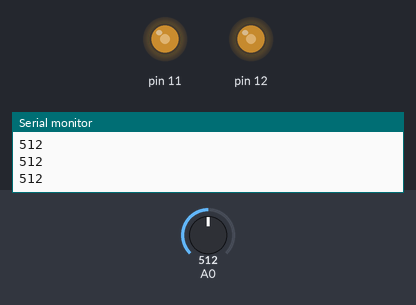
A sketch run on a simulated Arduino Mega 2560, built with avr-gcc and run on an emulated ATmega2560. Parts: output pins drawn as LEDs (lit = HIGH), the last lines printed to the serial monitor. The test bench sets the inputs (shaded band); at power-on: A0 = 512.

Above: at 1.8 s.
1.9 s: A0 set to 716
At 2.6 s:
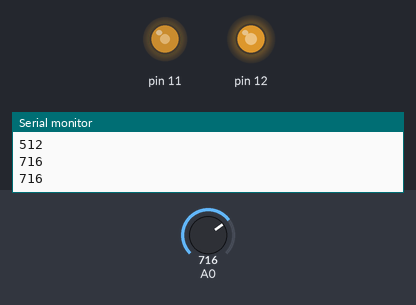
3.5 s: A0 set to 900
At 3.8 s:
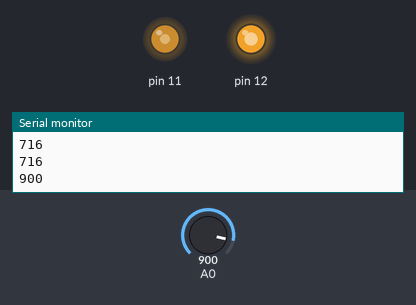
5.0 s: A0 set to 122
At 6.2 s:
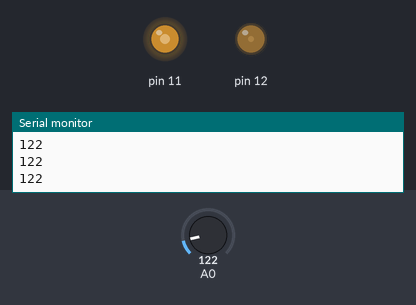
6.5 s: A0 set to 0
At 7.3 s:
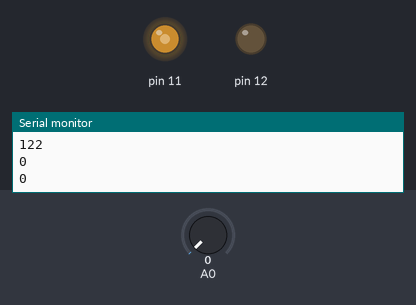
Timing chart, 0 to 9.0 s (numbered marks = the images above; inputs shaded):
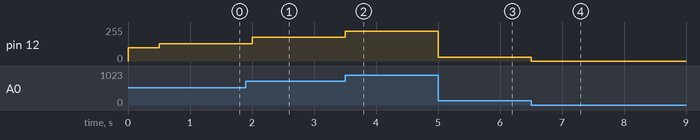

The sketch:

roboteq_sdc2160_analoginput.ino
```cpp
// Tennessee Technological University
// Tristan Hill - Jan 12, 2016 , updated May 05, 2020

// This is an example using the Roboteq SDC2160 Brushed DC Motor Controller with the MEGA2560.

// An analog voltage from a potentiometer is converted to a 10 bit value with ADC.
// The value is copied directly to a PWM duty value and the PWM
// signal is output directly to the analog input (0-5v) on the SDC2160 motor controller.
// This is very crude but it works suprisingly well.

int val;
void setup() {
  // put your setup code here, to run once:

  // setup serial monitior
  Serial.begin(9600);          //  setup serial
  while (!Serial);
  Serial.println("Hello World Setup!");

  // PWM OUTPUT
  // Set up timer to toggle OC1A (PB5, pin11) on match of OCR1A in Fast PWM mode
  // also add  OC1B (PB6, pin12) on match of OCR1B in Fast PWM mode

  // 10 bit fast pwm mode, normal port operation
  // TCCR1A |= B10000011;
  //TCCR1A |= (1<<COM1A1) | (1<<WGM11) | (1<<WGM10);
  TCCR1A |= (1<<COM1A1) | (1<<WGM11) | (1<<WGM10) | (1<<COM1B1);
  // set up timer with prescaler and Fast 10 bit PWM mode (mode 7, bits WGM13:0)
  // I cant figure out why i hvae to turn OFF the bits in CS0:2 (TWH)

  // prescale 1 (none)
  TCCR1B |= (1<<WGM12)  | (1<<CS10);                //CS12:0=001 -> 15.63 kHz
  TCCR1B &= ~(1<<CS11) & ~(1<<CS12);

  // prescale 8
  //TCCR1B |= (1<<WGM12)  | (1<<CS11) ;               //CS12:0=010 -> 1.95 kHz
  //TCCR1B &= ~(1<<CS10) & ~(1<<CS12);

  // prescale 64
  //TCCR1B |= (1<<WGM12)  | (1<<CS11) | (1<<CS10);    //CS12:0=011 -> 244.1 Hz
  //TCCR1B &= ~(1<<CS12);

  // prescale 256
  //TCCR1B |= (1<<WGM12)  | (1<<CS12);                //CS12:0=100 -> 61.0 Hz
  //TCCR1B &= ~(1<<CS10) & ~(1<<CS11);

  // prescale 1024
  //TCCR1B |= (1<<WGM12)  | (1<<CS12) | (1<<CS10);      //CS12:0=101 -> 15.3 Hz
  //TCCR1B &= ~(1<<CS11);

  // Set compare value to 1Hz at 16MHz AVR clock ???
  // whenever a match occurs OC1A toggles
  OCR1A = 555 ; // this values controls the duty cycle, duty(%)=OCR1A/255*100
  OCR1B = 400 ; // 0-300 is reverse       // I am running a PWM -> Analog Input directly
                // 300-400 is the center  // the deadband is adjustable in Roborun (roboteq)
                // 400-700 is forward    // these are very approximate
                // past that is dead for some reason

  //DDRB |= B00100000; // PB5 (pin 11 on mega) as output
  DDRB |= (1<<PB5) | (1<<PB6); //data direction register

  // setup analog to digital converter
  ADMUX |= B01100000;
  // Set ADC reference to AVREF (bit7-6,REFS1-0)
  // Left adjust ADC result to allow easy 8 bit reading (bit5,ADLAR)
  // Use AC0 (bit4-0,MUX4-0)

  ADCSRA |= B10000111;
  // Enable ADC (bit7,ADEN)
  // Start A2D Conversions (bit6,ADSC)
  // Dont Enable auto trigger (bit5,ADATE)
  // Clear Interrupt Flag (bit4,ADIF)
  // Enable Interrupts (bit3,ADIE)
  // Set ADC prescalar to 128 - 125KHz sample rate @ 16MHz (bit 0-2,ADPS2-0)

}

void loop() {
  // put your main code here, to run repeatedly:

  delay(500);

  //ADMUX &= ~(1<<MUX0); // change channel to ADC0
  ADCSRA |= (1<<ADSC); //start conversions
  while (!(ADCSRA&B00010000)); // wait for conversion flag(ADIF)
  val=ADCL>>6|ADCH<<2; // IMPORTANT !!! access ADCL before ADCH !!!
  Serial.println(val);
  OCR1B = val ; // 0-300
}
```

Measured:
- after the input at 1.9 s, pin 12: 128/255 → 178/255 after 0.10 s
- after the input at 3.5 s, pin 12: 178/255 → 224/255 at once
- after the input at 5.0 s, pin 12: 224/255 → 30/255 at once
- after the input at 6.5 s, pin 12: 30/255 → 0/255 at once
